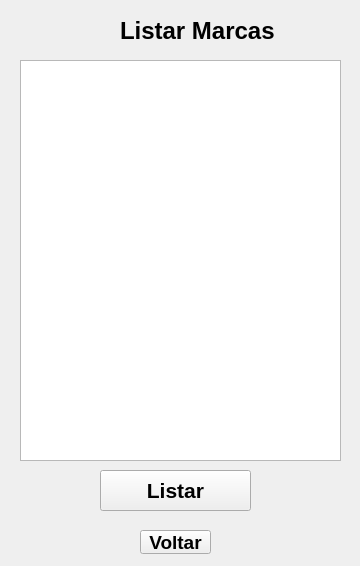
<?xml version="1.0" encoding="UTF-8"?>
<ui version="4.0">
 <class>listarMarca</class>
 <widget class="QWidget" name="listarMarca">
  <property name="geometry">
   <rect>
    <x>0</x>
    <y>0</y>
    <width>360</width>
    <height>566</height>
   </rect>
  </property>
  <property name="windowTitle">
   <string>Form</string>
  </property>
  <widget class="QPushButton" name="pushButton_2">
   <property name="geometry">
    <rect>
     <x>100</x>
     <y>470</y>
     <width>151</width>
     <height>41</height>
    </rect>
   </property>
   <property name="font">
    <font>
     <pointsize>16</pointsize>
     <bold>true</bold>
    </font>
   </property>
   <property name="text">
    <string>Listar</string>
   </property>
  </widget>
  <widget class="QPushButton" name="pushButton">
   <property name="geometry">
    <rect>
     <x>140</x>
     <y>530</y>
     <width>71</width>
     <height>24</height>
    </rect>
   </property>
   <property name="font">
    <font>
     <pointsize>14</pointsize>
     <bold>true</bold>
    </font>
   </property>
   <property name="text">
    <string>Voltar</string>
   </property>
  </widget>
  <widget class="QTextBrowser" name="textBrowser">
   <property name="geometry">
    <rect>
     <x>20</x>
     <y>60</y>
     <width>321</width>
     <height>401</height>
    </rect>
   </property>
   <property name="font">
    <font>
     <pointsize>16</pointsize>
     <bold>true</bold>
    </font>
   </property>
  </widget>
  <widget class="QLabel" name="label">
   <property name="geometry">
    <rect>
     <x>120</x>
     <y>20</y>
     <width>181</width>
     <height>21</height>
    </rect>
   </property>
   <property name="font">
    <font>
     <pointsize>18</pointsize>
     <bold>true</bold>
    </font>
   </property>
   <property name="text">
    <string>Listar Marcas</string>
   </property>
   <property name="textFormat">
    <enum>Qt::PlainText</enum>
   </property>
  </widget>
 </widget>
 <resources/>
 <connections/>
</ui>
